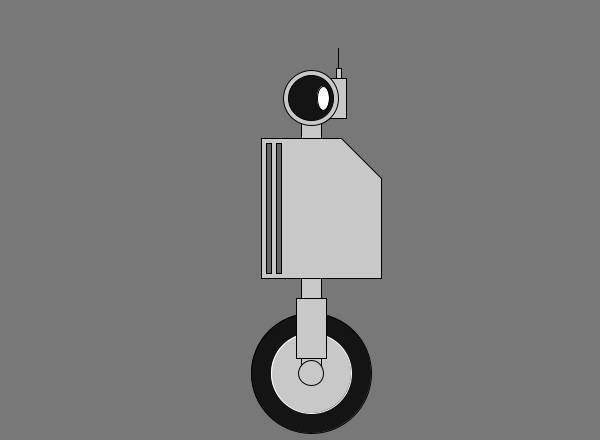
Frame 1 (no input)
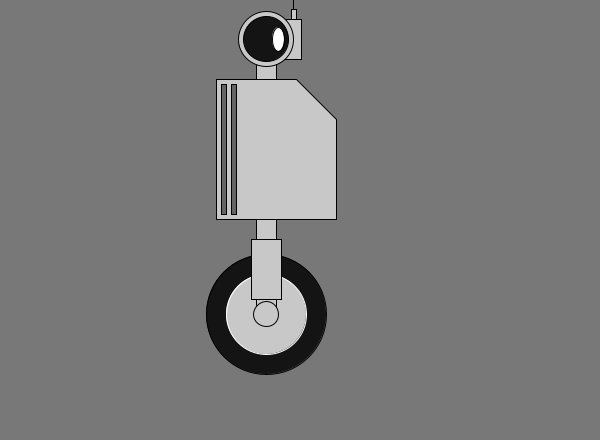
Frame 60 (the mouse pressed at the canvas centre just before this capture)
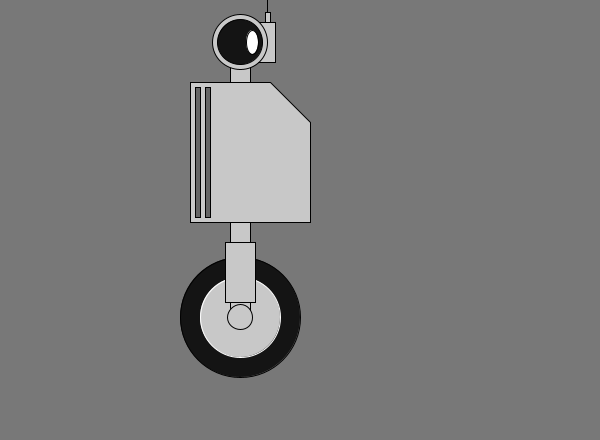
Frame 120 (the mouse held since frame 60 and released just before this capture)

The Processing sketch that drew these frames (run headless with seeded random() and noise(); from frame 60 on, the mouse is pressed at the canvas centre):

// Processing sketch: processing_59439
// ── processing_59439.pde

//Variables
int legHeight=60;
int x = 300;
int y = 120;


//Float
float easing =0.02;

void setup() {
  size(600,440);
  
  smooth();
  
}

void draw() {
  
  background(120);
  
  
  
  x +=random(-4,4);
  y +=random(-4,4);
  

  

//Wheel
fill(20);
ellipse(x+10,y+255,120,120);
fill(200);
stroke(255);
ellipse(x+10,y+255,80,80);

//Leg
fill(200);
stroke(0);
rect(x,y+160-legHeight+60,20,legHeight+30);
rect(x-5,y+180,30,60);
ellipse(x+10,y+255,25,25);

//Body
fill(200);
beginShape();
vertex(x-40,y+20 -legHeight +60);
vertex(x+40,y+20 -legHeight +60);
vertex(x+80,y+60 -legHeight +60);
vertex(x+80,y+160 -legHeight +60);
vertex(x-40,y+160 -legHeight +60);
endShape(CLOSE);

fill(100);
rect(x-35,y+25 -legHeight +60,5,130);
rect(x-25,y+25 -legHeight +60,5,130);

//Head
fill(200);
rect(x,y -legHeight +60,20,20);
rect(x-5,y-40 -legHeight +60,50,40);
rect(x+35,y-50 -legHeight +60,5,10);
line(x+37,y-70 -legHeight +60,x+37,y-50 -legHeight +60);
ellipse(x+10,y-20 -legHeight +60,55,55);
fill(20);
ellipse(x+10,y-20 -legHeight +60,45,45);
fill(255);
ellipse(x+22,y-20 -legHeight +60,12,24);

}
